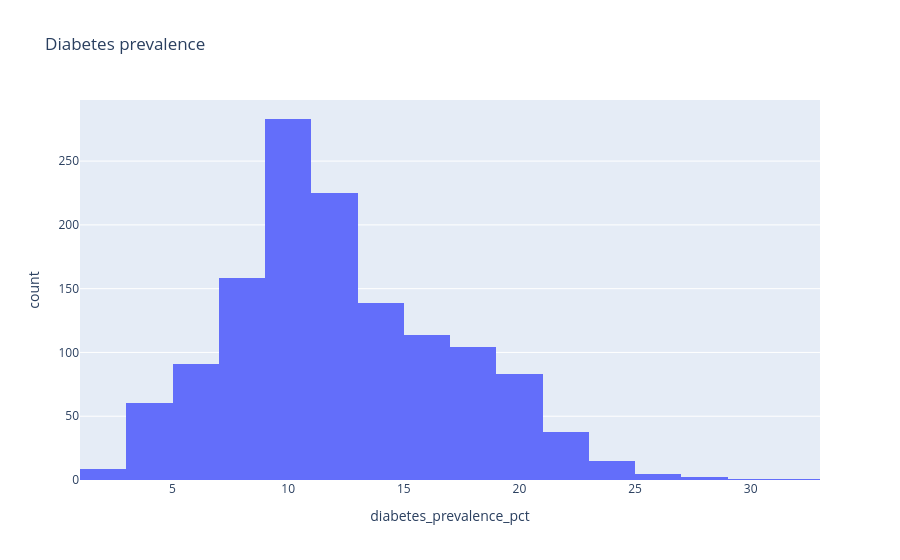
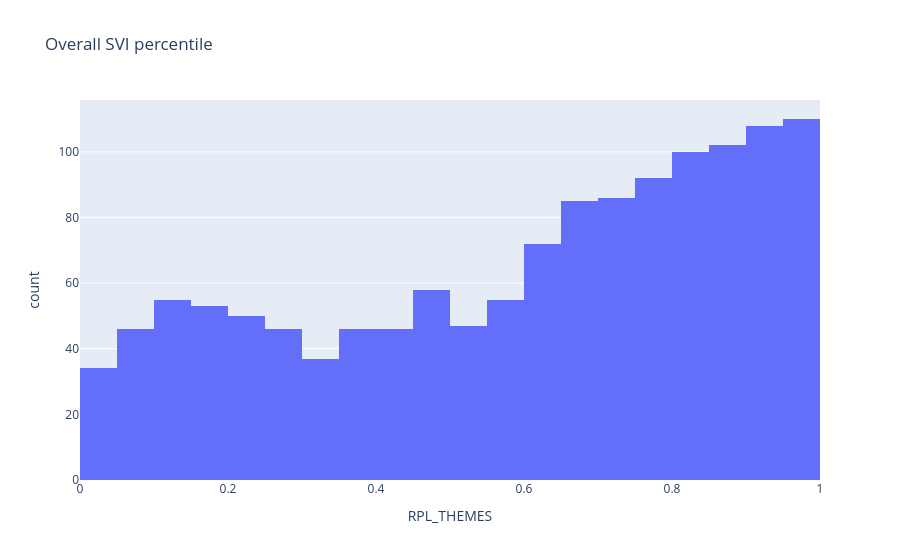
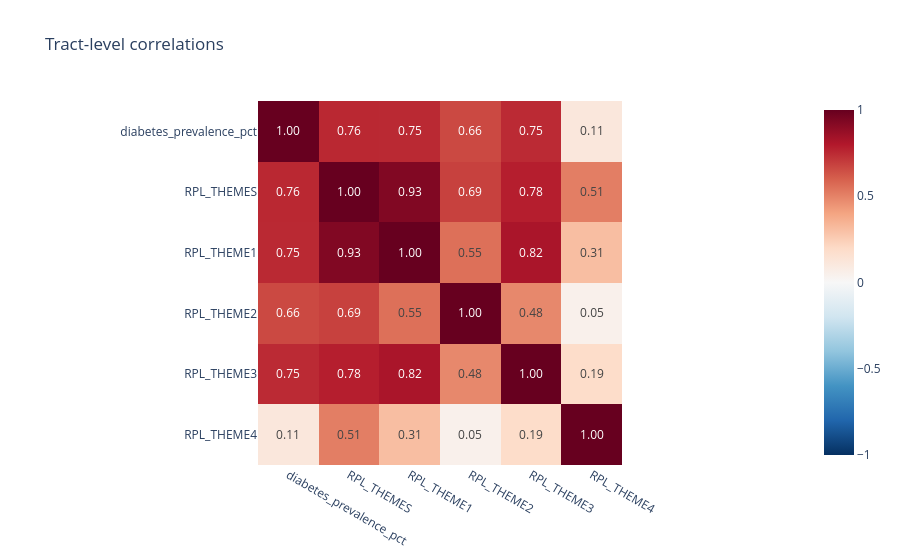

Here is the notebook cell these charts were saved with, in order:
### Markdown cell above
## Explore the Matched Tracts

Summaries and plots describe tract-level data; they do not describe individual residents. No observations are imputed.

### Code cell
analysis_columns = ["diabetes_prevalence_pct", "RPL_THEMES", *model_columns[1:]]
print("Summary statistics:\n", matched[analysis_columns].describe().round(3).to_string())

for column, title in [("diabetes_prevalence_pct", "Diabetes prevalence"), ("RPL_THEMES", "Overall SVI percentile")]:
    figure = px.histogram(matched, x=column, nbins=30, title=title)
    figure.show()

correlations = matched[analysis_columns].corr()
print("Correlation matrix:\n", correlations.round(3).to_string())
px.imshow(correlations, text_auto=".2f", color_continuous_scale="RdBu_r", zmin=-1, zmax=1, title="Tract-level correlations").show()

quartile_labels = ["Q1 lowest", "Q2", "Q3", "Q4 highest"]
matched["SVI_quartile"] = pd.qcut(
    matched["RPL_THEMES"].rank(method="first"), q=4, labels=quartile_labels
)
quartile_summary = matched.groupby("SVI_quartile", observed=False).agg(
    tract_count=("GEOID", "count"),
    mean_diabetes_prevalence_pct=("diabetes_prevalence_pct", "mean"),
    median_diabetes_prevalence_pct=("diabetes_prevalence_pct", "median"),
    mean_overall_svi=("RPL_THEMES", "mean"),
).round(3)
quartile_summary

### Figure 1 — Plotly figure (JSON) as saved in the notebook; plotly's stock layout.template omitted (floating-point values rounded to 4 significant figures; data arrays with more than 128 entries replaced by an {"elided": "..."} marker saying what was removed)
{"data": [{"bingroup": "x", "hovertemplate": "diabetes_prevalence_pct=%{x}<br>count=%{y}<extra></extra>", "legendgroup": "", "marker": {"color": "#636efa", "pattern": {"shape": ""}}, "name": "", "nbinsx": 30, "orientation": "v", "showlegend": false, "type": "histogram", "x": {"elided": "1328 float values"}, "xaxis": "x", "yaxis": "y"}], "layout": {"barmode": "relative", "legend": {"tracegroupgap": 0}, "title": {"text": "Diabetes prevalence"}, "xaxis": {"anchor": "y", "domain": [0.0, 1.0], "title": {"text": "diabetes_prevalence_pct"}}, "yaxis": {"anchor": "x", "domain": [0.0, 1.0], "title": {"text": "count"}}}}

### Figure 2 — Plotly figure (JSON) as saved in the notebook; plotly's stock layout.template omitted (floating-point values rounded to 4 significant figures; data arrays with more than 128 entries replaced by an {"elided": "..."} marker saying what was removed)
{"data": [{"bingroup": "x", "hovertemplate": "RPL_THEMES=%{x}<br>count=%{y}<extra></extra>", "legendgroup": "", "marker": {"color": "#636efa", "pattern": {"shape": ""}}, "name": "", "nbinsx": 30, "orientation": "v", "showlegend": false, "type": "histogram", "x": {"elided": "1328 float values"}, "xaxis": "x", "yaxis": "y"}], "layout": {"barmode": "relative", "legend": {"tracegroupgap": 0}, "title": {"text": "Overall SVI percentile"}, "xaxis": {"anchor": "y", "domain": [0.0, 1.0], "title": {"text": "RPL_THEMES"}}, "yaxis": {"anchor": "x", "domain": [0.0, 1.0], "title": {"text": "count"}}}}

### Figure 3 — Plotly figure (JSON) as saved in the notebook; plotly's stock layout.template omitted (floating-point values rounded to 4 significant figures)
{"data": [{"coloraxis": "coloraxis", "hovertemplate": "x: %{x}<br>y: %{y}<br>color: %{z}<extra></extra>", "name": "0", "texttemplate": "%{z:.2f}", "type": "heatmap", "x": ["diabetes_prevalence_pct", "RPL_THEMES", "RPL_THEME1", "RPL_THEME2", "RPL_THEME3", "RPL_THEME4"], "xaxis": "x", "y": ["diabetes_prevalence_pct", "RPL_THEMES", "RPL_THEME1", "RPL_THEME2", "RPL_THEME3", "RPL_THEME4"], "yaxis": "y", "z": [[1.0, 0.7559, 0.7529, 0.6636, 0.7495, 0.1124], [0.7559, 1.0, 0.9299, 0.6853, 0.7844, 0.5137], [0.7529, 0.9299, 1.0, 0.5532, 0.8218, 0.3085], [0.6636, 0.6853, 0.5532, 1.0, 0.4838, 0.05151], [0.7495, 0.7844, 0.8218, 0.4838, 1.0, 0.1865], [0.1124, 0.5137, 0.3085, 0.05151, 0.1865, 1.0]]}], "layout": {"coloraxis": {"autocolorscale": false, "cmax": 1, "cmin": -1, "colorscale": [[0.0, "rgb(5,48,97)"], [0.1, "rgb(33,102,172)"], [0.2, "rgb(67,147,195)"], [0.3, "rgb(146,197,222)"], [0.4, "rgb(209,229,240)"], [0.5, "rgb(247,247,247)"], [0.6, "rgb(253,219,199)"], [0.7, "rgb(244,165,130)"], [0.8, "rgb(214,96,77)"], [0.9, "rgb(178,24,43)"], [1.0, "rgb(103,0,31)"]]}, "title": {"text": "Tract-level correlations"}, "xaxis": {"anchor": "y", "constrain": "domain", "domain": [0.0, 1.0], "scaleanchor": "y"}, "yaxis": {"anchor": "x", "autorange": "reversed", "constrain": "domain", "domain": [0.0, 1.0]}}}
